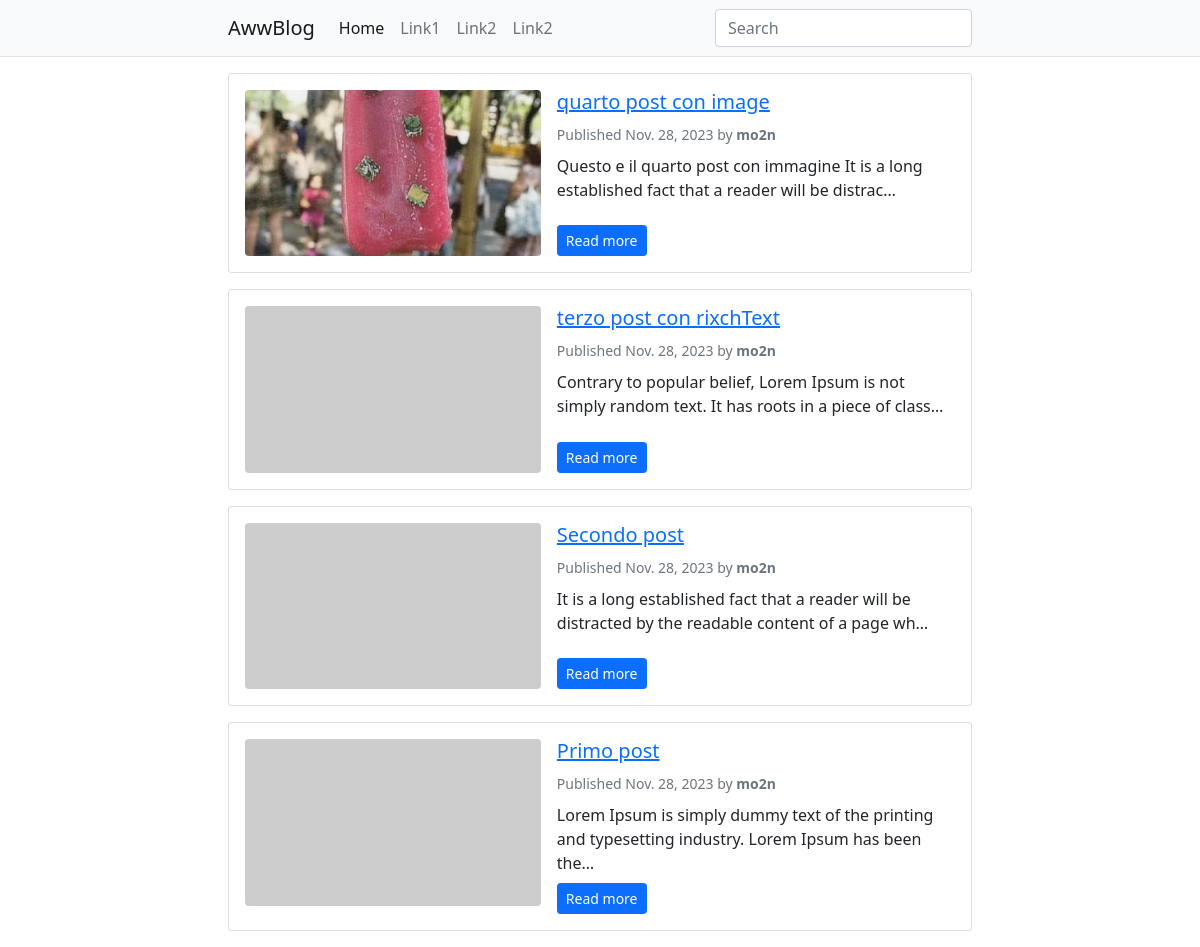
The page / on the database its author committed.
### blog/models.py (models this page shows, shortened)
class Post(models.Model):
    STATUS_CHOICES = (
    ('draft', 'Draft'),
    ('published', 'Published'),
    )
    title = models.CharField(max_length=250)
    slug = models.SlugField(max_length=250, unique_for_date='publish')
    image = models.ImageField(upload_to='featured_image/%Y/%m/%d/', blank=True, null=True) #this
    author = models.ForeignKey(User,on_delete=models.CASCADE,related_name='blog_posts')
    body=RichTextUploadingField() # add this
    publish = models.DateTimeField(default=timezone.now)
    created = models.DateTimeField(auto_now_add=True)
    updated = models.DateTimeField(auto_now=True)
    status = models.CharField(max_length=10,choices=STATUS_CHOICES,default='draft')
    class Meta:
        ordering = ('-publish',)
    objects = models.Manager() # The default manager.
    published = PublishedManager() # Our custom manager.
    def get_absolute_url(self):
        return reverse('blog:post_detail',args=[self.slug])

### blog/views.py (the view)
# urls.py: path('',views.post_list,name="post_list"),
def post_list(request):
    posts = Post.published.all()
    paginator = Paginator(posts, 10) # 10 posts in each page
    page = request.GET.get('page')
    try:
        posts = paginator.page(page)
    except PageNotAnInteger:
        posts = paginator.page(1)
    except EmptyPage:
        posts = paginator.page(paginator.num_pages)
    return render(request,'post_list.html',{'posts':posts, page:'pages'})

### blog/models.py (called while the page is built)
    def get_queryset(self):
        return super(PublishedManager,self).get_queryset().filter(status='published')

### templates/post_list.html (shortened to what this page needs)
{% extends 'base.html' %}
{% block content %}
    {% for post in posts %}
    <div class="card mb-3">
        <div class="card-body">
            <div class="row g-0">
                <div class="col-md-5">
                    <div class="ratio ratio-16x9">
                        {% if post.image %}
                        <img src="{{ post.image.url }}" class="rounded featured-image-list" alt="{{post.title}}">
                        {% else %}
                        <img src="https://via.placeholder.com/1280x720" class="rounded" alt="{{post.title}}">
                        {% endif %}
                    </div>
                </div>
                <div class="col-md-7 ps-md-3 pt-3 pt-md-0 d-flex flex-column">
                        <h2 class="card-title h5">
                                <a href="{{ post.get_absolute_url }}">
                                {{ post.title }}
                                </a>
                        </h2>
                        <div class="text-muted">
                            <small>
                                Published {{ post.publish.date }} by <strong>{{ post.author }}</strong>
                            </small>
                        </div>
                        <p class="card-text mb-auto py-2">{{ post.body|safe|striptags|truncatechars:100 }}</p>
                        <div>
                          <a href="{{ post.get_absolute_url }}" class="btn btn-primary btn-sm">Read more</a>
                        </div>
                </div>
            </div>
        </div>
    </div>
    {% endfor %}
{% endblock content %}

### static/css/style.css (style rules this page uses)
.featured-image-list { object-fit: cover; }

### rows shown on the page
Post: image (picture), title "quarto post con image", publish "Nov. 28, 2023", author "mo2n", body "Questo e il quarto post con immagine It is a long established fact that a reader will be distrac…"
Post: title "terzo post con rixchText", publish "Nov. 28, 2023", author "mo2n", body "Contrary to popular belief, Lorem Ipsum is not simply random text. It has roots in a piece of class…"
Post: title "Secondo post", publish "Nov. 28, 2023", author "mo2n", body "It is a long established fact that a reader will be distracted by the readable content of a page wh…"
Post: title "Primo post", publish "Nov. 28, 2023", author "mo2n", body "Lorem Ipsum is simply dummy text of the printing and typesetting industry. Lorem Ipsum has been the…"
